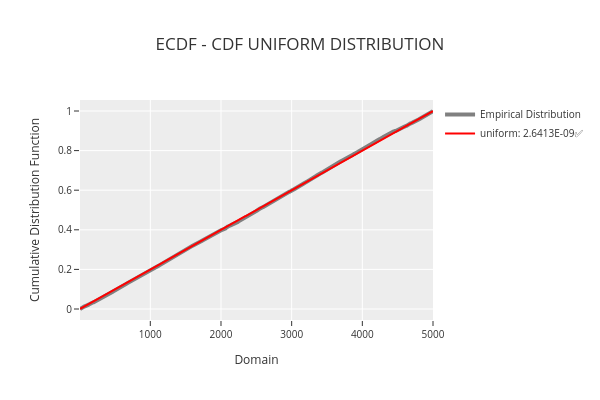

The code cell stored with this chart in its notebook:
### Code cell
#Funciones de distribución superpuestas: Nuestros datos vs. uniform
phi.plot_ecdf_distribution("uniform")

### Figure 1 — Plotly figure (JSON) as saved in the notebook; plotly's stock layout.template omitted (floating-point values rounded to 4 significant figures; data arrays with more than 128 entries replaced by an {"elided": "..."} marker saying what was removed)
{"data": [{"line": {"color": "rgba(128,128,128,1)", "width": 4}, "mode": "lines", "name": "Empirical Distribution", "showlegend": true, "type": "scatter", "x": {"elided": "10736 float values"}, "y": {"elided": "10737 float values"}}, {"line": {"color": "rgba(255,0,0,1)", "width": 2}, "mode": "lines", "name": "uniform: 2.6413E-09✅", "type": "scatter", "x": {"elided": "1000 float values"}, "y": {"elided": "1000 float values"}}], "layout": {"height": 400, "legend": {"font": {"size": 10}, "orientation": "v", "title": {"font": {"size": 10}}, "xanchor": "left", "y": 1, "yanchor": "auto"}, "title": {"text": "ECDF - CDF UNIFORM DISTRIBUTION"}, "width": 600, "xaxis": {"range": [5.16, 5000.0], "tickfont": {"size": 10}, "title": {"font": {"size": 12}, "text": "Domain"}}, "yaxis": {"tickfont": {"size": 10}, "title": {"font": {"size": 12}, "text": "Cumulative Distribution Function"}}}}
